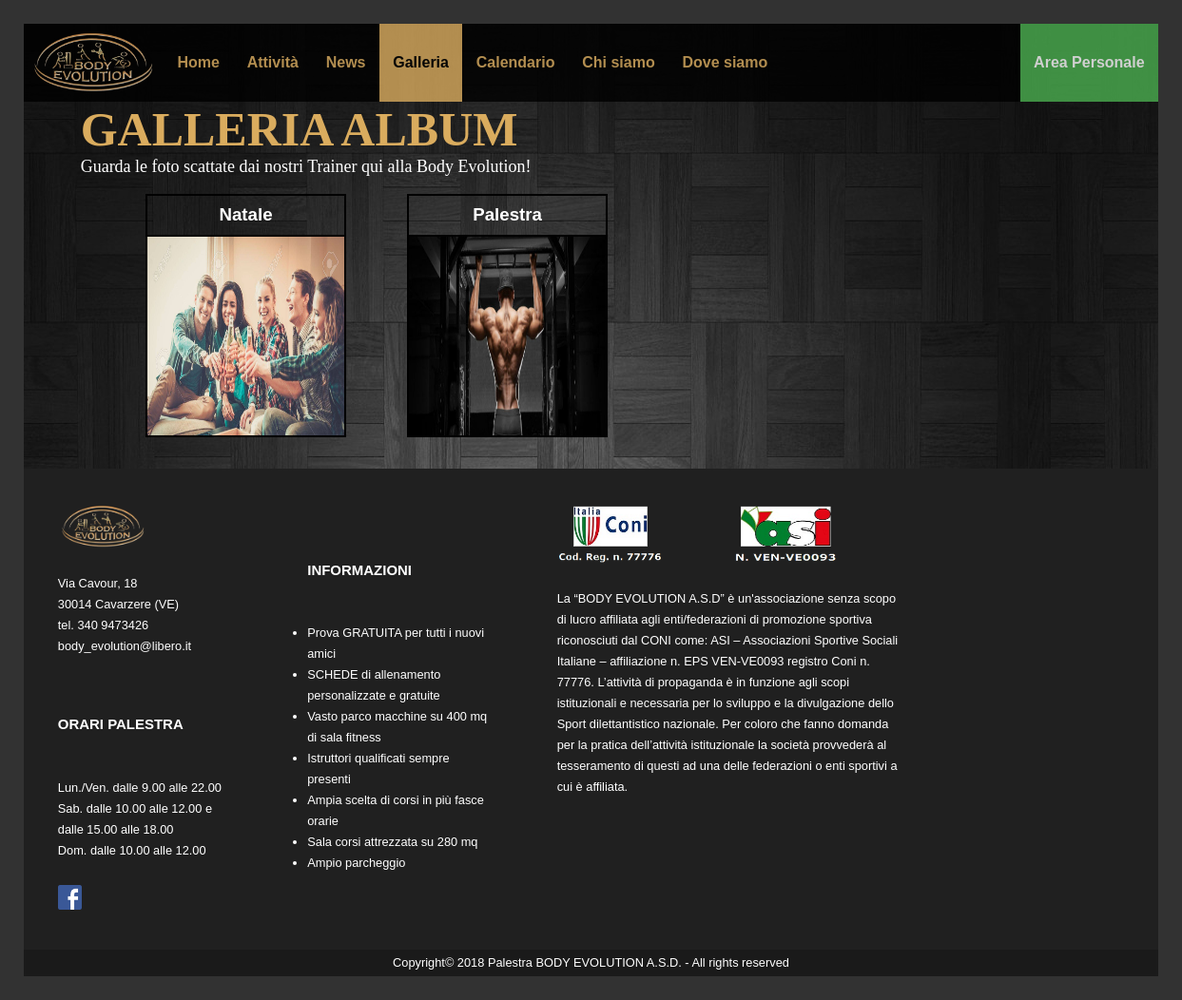
The app's page /PHP/Galleria.php with its own data.
### tables this page shows
CREATE TABLE `galleria` (
  `NomeImmagine` varchar(50) NOT NULL,
  `Album` varchar(45) DEFAULT NULL
);

### PHP/config.php (called while the page is built, shortened)
<?php
function query($sql)
{
    global $connessione;
    $res = mysqli_query($connessione, $sql);
    return $res;
}
?>

### PHP/Galleria.php (the view, shortened to what this page needs)
<?php
	require_once('config.php');
    $head = file_get_contents("../Templates/headerGallery.txt");
    $foot = file_get_contents("../Templates/footer.txt");
	$login = "<button onclick=\"window.location.href='logout.php'\">Logout</button>";
	$logout = "<button onclick=\"window.location.href='../HTML/AreaPersonale.html'\">Area Personale</button>";
	$closediv = "</div>";
    $query=query("
		SELECT NomeImmagine, Album
		FROM galleria
		GROUP BY Album;
	");
    echo $head;
	if(isset($_SESSION['user_code'])) {
		echo $login;
	} else {
		echo $logout;
	}
	echo $closediv;
	echo $closediv;
	$title = "<div id=\"Presentazione\">
				<h1 id=\"titoloPagina\">GALLERIA ALBUM</h1>
				<p>Guarda le foto scattate dai nostri Trainer qui alla <span lang=\"en\">Body Evolution</span>!</p>
			</div>";
	echo $title;
    $opendiv = "<div class=\"gallerymain\">";
    echo $opendiv;
    $aux=null; $stampa=null;
    while($row = mysqli_fetch_assoc($query))
            {
                if($aux==null)
                    {
                    $stampa = "<a href=\"templategalleria.php?album=".$row['Album']."\"><div class=\"album\"> <h3 class=\"albumname\">".$row['Album']."</h3><img class=\"galleryimg\" src=\"../galleria/".$row['NomeImmagine']."\" alt=\"Immagine dell'album ".$row['Album']."\"></div></a>";
                        $aux=$row['Album'];
                    }
                else if($row['Album']!=$aux)
                {
                    echo $stampa;
                    $stampa="<a href=\"templategalleria.php?album=".$row['Album']."\"><div class=\"album\"> <h3 class=\"albumname\">".$row['Album']."</h3><img class=\"galleryimg\" src=\"../galleria/".$row['NomeImmagine']."\" alt=\"Immagine dell'album ".$row['Album']."\"/></div></a>";
                    $aux=$row['Album'];
                }
            }
    echo $stampa;
    echo $closediv;
    echo $foot;
?>

### CSS/Desktop.css (style rules this page uses)
* { padding: 0; margin: 0; }
html, body { margin: 0; padding: 0; font-size: 100%; font-family: Verdana, Arial, Helvetica, sans-serif; background-color: #323232; }
#contenitore { margin: 1.5em; border: 1px solid #323232; background-image: url("../IMAGES/sfondo.jpg"); }
#Intestazione { position: sticky; top: 0; z-index: 5; background-color: #000; opacity: 0.8; }
#logo { float: left; padding: 0.3em; width: 9.19em; }
.Menu { overflow: hidden; }
.Menu a { float: left; display: block; color: #DAAC5E; text-align: center; font-weight: bold; padding: 2em 0.9em; text-decoration: none; width: auto; }
.Menu a.active { color: #000; background-color: #DAAC5E; cursor: default; }
.Menu button { float: right; display: block; color: white; background-color: #4CAF50; padding: 2em 0.9em; width: auto; border: none; font-size: 100%; font-weight: bold; font-family: Verdana, Arial, Helvetica, sans-serif; cursor: pointer; }
#Footer { font-size: 0.8em; line-height: 22px; color: white; background-color: rgb(32,32,32); overflow: hidden; clear: both; }
#Footer h3 { margin-top: 4em; margin-bottom: 3em; }
.blocco { display: block; }
#footersx { float: left; padding: 3%; width: 22%; }
#logofooter { margin-bottom: 1.5em; width: 50%; }
#logofacebook { width: 2em; margin-top: 2em; }
#footercx { float: left; padding: 3%; width: 22%; }
#footercx ul { margin-left: 0; padding-left: 0; }
#footerdx { float: left; padding: 3%; width: 37%; }
#Coni { float: left; width: 30%; margin-bottom: 1.5em; }
#asi { width: 30%; margin-left: 20%; margin-bottom: 1.5em; }
#footerbottom { padding: 0.2em; clear: both; background-color: rgb(26,26,26); text-align: center; }
#Presentazione { color: #DAAC5E; font-family: Verdana; position: relative; font-size: 18px; text-align: left; left: 5%; margin-bottom: 1em; }
#Presentazione p { color:white; }
#titoloPagina { font-size: 50px; }
.gallerymain { display:table; margin:1em 6em; }
.album { border:2px solid black; float:left; align-items: center; width:25%; margin:0% 3.8% 2% 3.8%; overflow: hidden; height:16em; }
.album .albumname { border-bottom: 2px solid black; font-weight: bold; color:white; text-align: center; margin:0; padding:0.5em; }
.album .galleryimg { float:left; width: 99.8%; height:100%; margin-left:0.01em; }
*,:after,:before { box-sizing:border-box; }
a { color:inherit; text-decoration:none; }

### CSS/Mobile.css (style rules this page uses)
* { padding: 0; margin: 0; }
html, body { margin: 0; padding: 0; font-size: 100%; font-family: Verdana, Arial, Helvetica, sans-serif; background-color: #323232; }
#contenitore { margin: 0; border: 0; }
#Intestazione { position: sticky; top: 0; z-index: 1; background-color: #000; opacity: 0.8; }
#logo { float: none; padding: 0.3em; width: 30%; margin-left: 22%; }
.Menu { overflow: hidden; }
.Menu a { display: none; }
.Menu a.active { color: #000; background-color: #DAAC5E; cursor: default; }
.Menu button { display: none; }
#Footer { font-size: 0.8em; line-height: 22px; color: white; background-color: rgb(32,32,32); overflow: hidden; clear: both; }
#Footer h3 { margin-top: 4em; margin-bottom: 3em; }
.blocco { display: block; }
#footersx { float: left; padding: 3%; width: 22%; }
#logofooter { margin-bottom: 1.5em; width: 50%; }
#logofacebook { width: 2em; margin-top: 2em; }
#footercx { float: left; padding: 3%; width: 22%; }
#footercx ul { margin-left: 0; padding-left: 0; }
#footerdx { float: left; padding: 3%; width: 37%; }
#Coni { float: left; width: 30%; margin-bottom: 1.5em; }
#asi { width: 30%; margin-left: 20%; margin-bottom: 1.5em; }
#footerbottom { padding: 0.2em; clear: both; background-color: rgb(26,26,26); text-align: center; }
.active { background-color: #DAAC5E; }

### CSS/Print.css (style rules this page uses)
html, body { font-size: 12pt; max-width: 1024px; margin: auto; font-family: Times New Roman, Times, serif; text-align: justify; position: relative; }
.Menu, .sandwich, #user, #logofooter, #logofacebook, .container, .logo, #Coni, #asi { display: none; }
#logo { width: 200px; height: 100px; }
#footerdx { font-size: 10pt; }

### records on screen
galleria: galleria.NomeImmagine (picture), Album "Palestra", NomeImmagine (picture)
galleria: Album "Natale"

### other values on screen
$head "Home Attività News Galleria Calendario Chi siamo Dove siamo"
